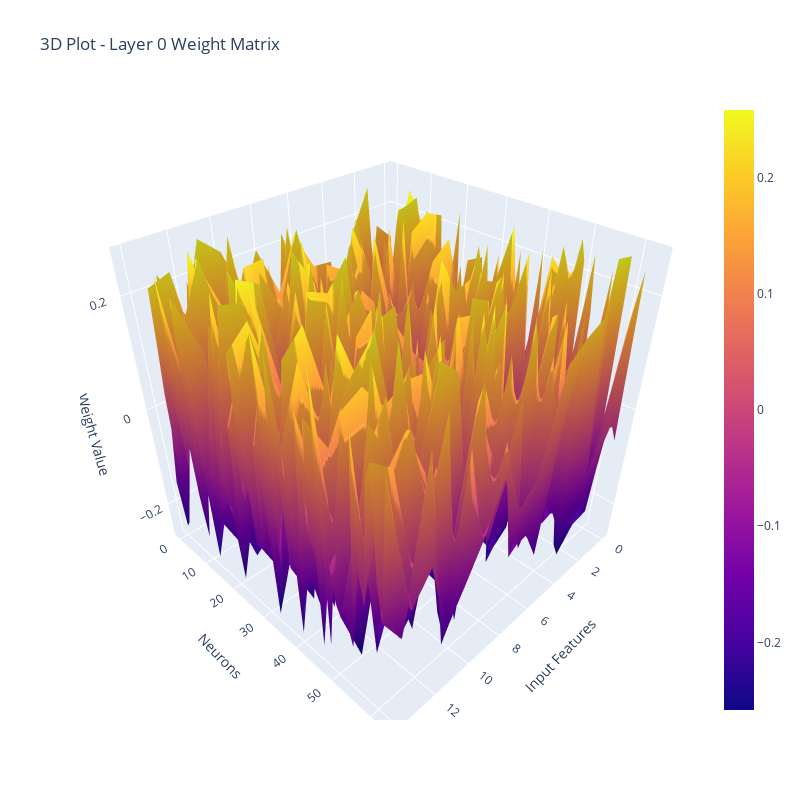
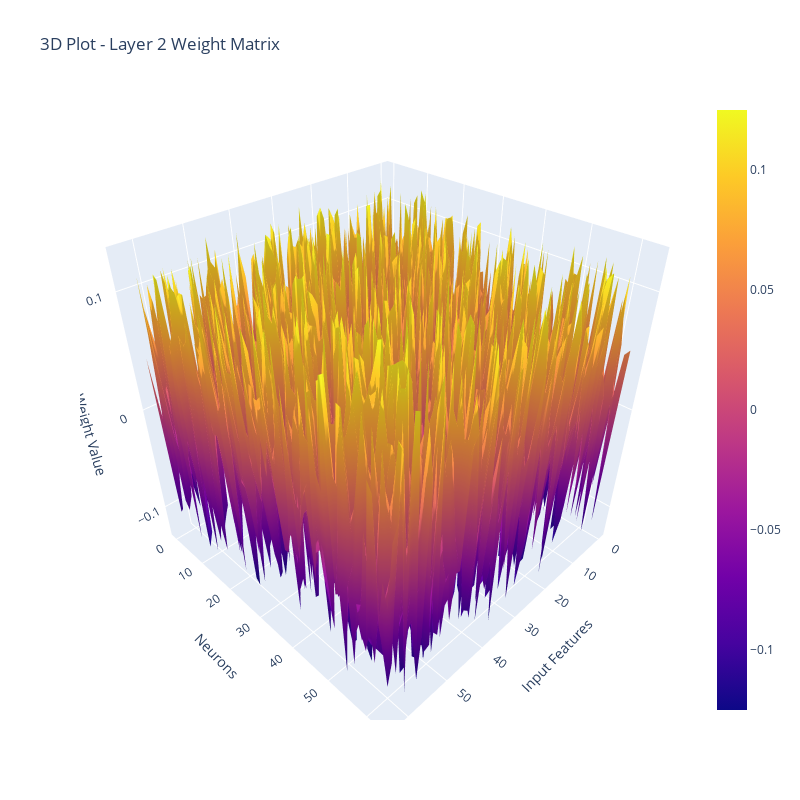
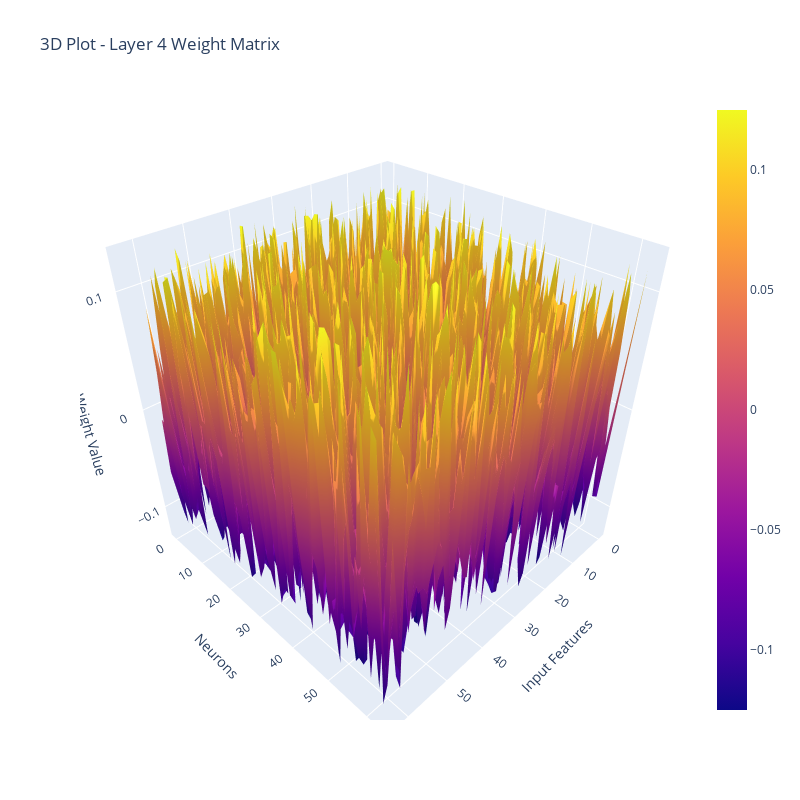
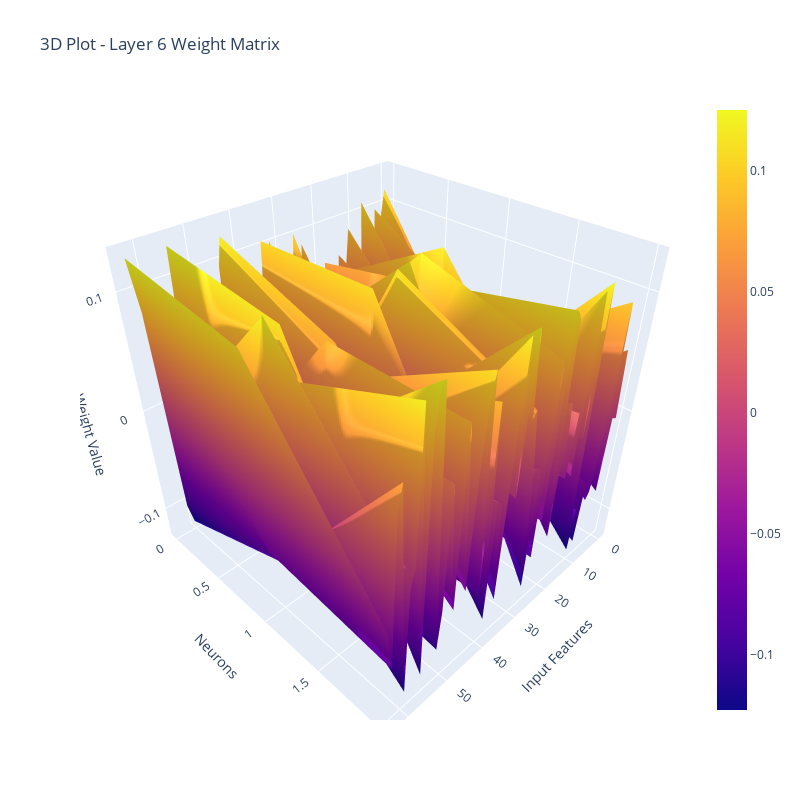

The notebook cell these images were saved under, in order:
### Code cell
# Visualize weights
for i, layer in enumerate(model.model):
    if isinstance(layer, nn.Linear):
        weights = layer.weight.data.cpu().numpy()

        fig = go.Figure(data=[go.Surface(z=weights)])
        fig.update_layout(
            title=f'3D Plot - Layer {i} Weight Matrix',
            width=800,
            height=800,
            scene=dict(
                xaxis_title='Input Features',
                yaxis_title='Neurons',
                zaxis_title='Weight Value'
            )
        )
        fig.show()

### Figure 1 — Plotly figure (JSON) as saved in the notebook; plotly's stock layout.template omitted (floating-point values rounded to 4 significant figures; data arrays with more than 128 entries replaced by an {"elided": "..."} marker saying what was removed)
{"data": [{"type": "surface", "z": {"elided": "64x15 float values"}}], "layout": {"height": 800, "scene": {"xaxis": {"title": {"text": "Input Features"}}, "yaxis": {"title": {"text": "Neurons"}}, "zaxis": {"title": {"text": "Weight Value"}}}, "title": {"text": "3D Plot - Layer 0 Weight Matrix"}, "width": 800}}

### Figure 2 — Plotly figure (JSON) as saved in the notebook; plotly's stock layout.template omitted (floating-point values rounded to 4 significant figures; data arrays with more than 128 entries replaced by an {"elided": "..."} marker saying what was removed)
{"data": [{"type": "surface", "z": {"elided": "64x64 float values"}}], "layout": {"height": 800, "scene": {"xaxis": {"title": {"text": "Input Features"}}, "yaxis": {"title": {"text": "Neurons"}}, "zaxis": {"title": {"text": "Weight Value"}}}, "title": {"text": "3D Plot - Layer 2 Weight Matrix"}, "width": 800}}

### Figure 3 — Plotly figure (JSON) as saved in the notebook; plotly's stock layout.template omitted (floating-point values rounded to 4 significant figures; data arrays with more than 128 entries replaced by an {"elided": "..."} marker saying what was removed)
{"data": [{"type": "surface", "z": {"elided": "64x64 float values"}}], "layout": {"height": 800, "scene": {"xaxis": {"title": {"text": "Input Features"}}, "yaxis": {"title": {"text": "Neurons"}}, "zaxis": {"title": {"text": "Weight Value"}}}, "title": {"text": "3D Plot - Layer 4 Weight Matrix"}, "width": 800}}

### Figure 4 — Plotly figure (JSON) as saved in the notebook; plotly's stock layout.template omitted (floating-point values rounded to 4 significant figures; data arrays with more than 128 entries replaced by an {"elided": "..."} marker saying what was removed)
{"data": [{"type": "surface", "z": {"elided": "3x64 float values"}}], "layout": {"height": 800, "scene": {"xaxis": {"title": {"text": "Input Features"}}, "yaxis": {"title": {"text": "Neurons"}}, "zaxis": {"title": {"text": "Weight Value"}}}, "title": {"text": "3D Plot - Layer 6 Weight Matrix"}, "width": 800}}
